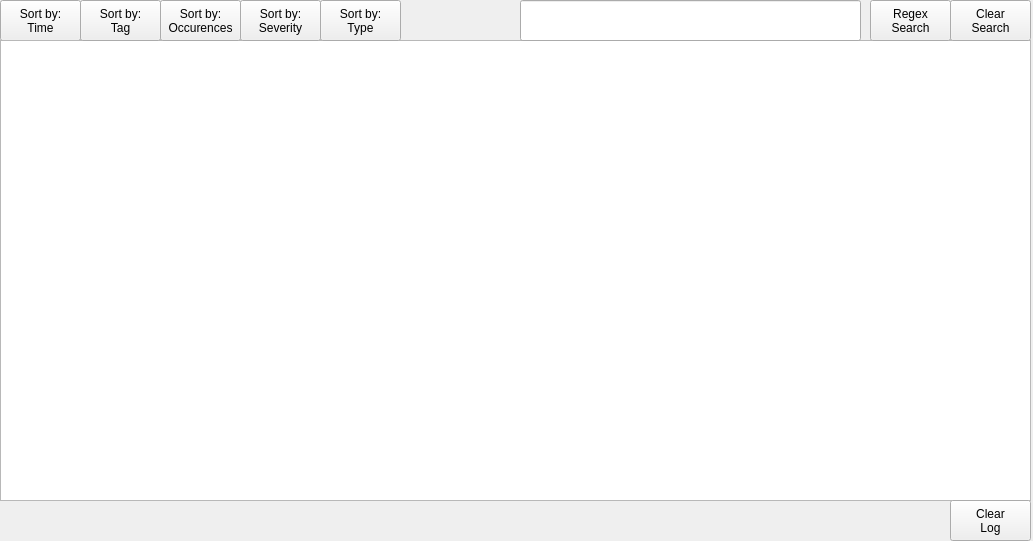
<?xml version="1.0" encoding="UTF-8"?>
<ui version="4.0">
 <class>Logger</class>
 <widget class="QWidget" name="Logger">
  <property name="geometry">
   <rect>
    <x>0</x>
    <y>0</y>
    <width>1033</width>
    <height>541</height>
   </rect>
  </property>
  <property name="sizePolicy">
   <sizepolicy hsizetype="Fixed" vsizetype="Fixed">
    <horstretch>0</horstretch>
    <verstretch>0</verstretch>
   </sizepolicy>
  </property>
  <property name="maximumSize">
   <size>
    <width>1050</width>
    <height>560</height>
   </size>
  </property>
  <property name="windowTitle">
   <string>VapeLog</string>
  </property>
  <widget class="QPushButton" name="timeButton">
   <property name="geometry">
    <rect>
     <x>0</x>
     <y>0</y>
     <width>81</width>
     <height>41</height>
    </rect>
   </property>
   <property name="text">
    <string>Sort by: 
Time</string>
   </property>
  </widget>
  <widget class="QListView" name="logList">
   <property name="geometry">
    <rect>
     <x>0</x>
     <y>40</y>
     <width>1031</width>
     <height>461</height>
    </rect>
   </property>
  </widget>
  <widget class="QPushButton" name="tagButton">
   <property name="geometry">
    <rect>
     <x>80</x>
     <y>0</y>
     <width>81</width>
     <height>41</height>
    </rect>
   </property>
   <property name="text">
    <string>Sort by: 
Tag</string>
   </property>
  </widget>
  <widget class="QPushButton" name="occurenceButton">
   <property name="geometry">
    <rect>
     <x>160</x>
     <y>0</y>
     <width>81</width>
     <height>41</height>
    </rect>
   </property>
   <property name="text">
    <string>Sort by:
Occurences</string>
   </property>
  </widget>
  <widget class="QPushButton" name="severityButton">
   <property name="geometry">
    <rect>
     <x>240</x>
     <y>0</y>
     <width>81</width>
     <height>41</height>
    </rect>
   </property>
   <property name="text">
    <string>Sort by:
Severity</string>
   </property>
  </widget>
  <widget class="QPushButton" name="typeButton">
   <property name="geometry">
    <rect>
     <x>320</x>
     <y>0</y>
     <width>81</width>
     <height>41</height>
    </rect>
   </property>
   <property name="text">
    <string>Sort by:
Type</string>
   </property>
  </widget>
  <widget class="QPushButton" name="searchButton">
   <property name="geometry">
    <rect>
     <x>870</x>
     <y>0</y>
     <width>81</width>
     <height>41</height>
    </rect>
   </property>
   <property name="text">
    <string>Regex
Search</string>
   </property>
  </widget>
  <widget class="QLineEdit" name="lineEdit">
   <property name="geometry">
    <rect>
     <x>520</x>
     <y>0</y>
     <width>341</width>
     <height>41</height>
    </rect>
   </property>
  </widget>
  <widget class="QPushButton" name="clearSearchButton">
   <property name="geometry">
    <rect>
     <x>950</x>
     <y>0</y>
     <width>81</width>
     <height>41</height>
    </rect>
   </property>
   <property name="text">
    <string>Clear
Search</string>
   </property>
  </widget>
  <widget class="QPushButton" name="clearButton">
   <property name="geometry">
    <rect>
     <x>950</x>
     <y>500</y>
     <width>81</width>
     <height>41</height>
    </rect>
   </property>
   <property name="text">
    <string>Clear
Log</string>
   </property>
  </widget>
 </widget>
 <layoutdefault spacing="6" margin="11"/>
 <resources/>
 <connections/>
</ui>
